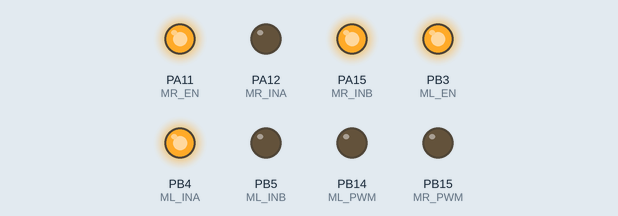
Recording of a program running on a simulated STM32 Blue Pill. Parts: output pins drawn as LEDs (lit = HIGH).

Above: at 0.1 s.
Timing chart, 0 to 1.6 s (numbered marks = the images above):
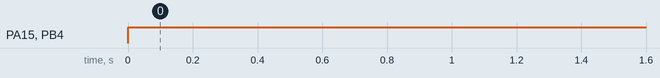

The program:

main.cpp
```cpp
#include <Arduino.h>

const int MR_EN  = PA11;
const int MR_INA = PA12;
const int MR_INB = PA15;
const int MR_PWM = PB15;

const int ML_EN  = PB3;
const int ML_INA = PB4;
const int ML_INB = PB5;
const int ML_PWM = PB14;

String value;
int angle, strength, button;

int pwmr, pwml;
int pwm_map = 80;
float multiplier = 1.0;

float vx, vy;
float getVx(int strength, int angle);
float getVy(int strength, int angle);


void move(int pwmr, int pwml);

void setup()
{
    Serial1.begin(9600);

    pinMode(MR_EN, OUTPUT);
    pinMode(MR_INA, OUTPUT);
    pinMode(MR_INB, OUTPUT);
    pinMode(MR_PWM, OUTPUT);

    pinMode(ML_EN, OUTPUT);
    pinMode(ML_INA, OUTPUT);
    pinMode(ML_INB, OUTPUT);
    pinMode(ML_PWM, OUTPUT);

    digitalWrite(ML_EN, HIGH);
    digitalWrite(MR_EN, HIGH);

}

void loop()
{
    if(Serial1.available() > 0)
    {
        value = Serial1.readStringUntil('#');
        if (value.length() == 7)
        {
            angle = value.substring(0,3).toInt();
            strength = value.substring(3,6).toInt();
            button = value.substring(6,8).toInt();

            if (strength < 40 && strength > -40) strength = 0;

            if (angle > 350 || angle < 10) angle = 0;
            else if (angle > 170 && angle < 190) angle = 180;
            else if (angle > 80 && angle < 100) angle = 90;
            else if (angle > 260 && angle < 280) angle = 270;

            if (button == 1) multiplier = 0.5;
            else if (button == 3) multiplier = 1.5;
            else if (button != 0) multiplier = 0.0;
            else multiplier = 1.0;
        }
    }

    vx = getVx(strength, angle);
    vy = getVy(strength, angle);

    pwmr = map(vx, -100, 100, -pwm_map, pwm_map);
    pwml = pwmr;

    pwmr -= map(vy, -100, 100, -pwm_map, pwm_map)/2;
    pwml += map(vy, -100, 100, -pwm_map, pwm_map)/2;

    pwmr *= multiplier;
    pwml *= multiplier;

    move(pwmr, pwml);

}

void move(int pwmr, int pwml)
{
    bool dirr = pwmr > 0;
    bool dirl = pwml > 0;

    digitalWrite(MR_INA, dirr);
    digitalWrite(MR_INB, !dirr);

    digitalWrite(ML_INA, !dirl);
    digitalWrite(ML_INB, dirl);

    analogWrite(MR_PWM, abs(pwmr));
    analogWrite(ML_PWM, abs(pwml));
}

float getVx(int strength, int angle)
{
    return strength * cos(3.14*angle/180);
}

float getVy(int strength, int angle)
{
    return strength * sin(3.14*angle/180);
}
```

Measured:
- by itself, PA15 (MR_INB), PB4 (ML_INA): LOW → HIGH at 0.00 s
